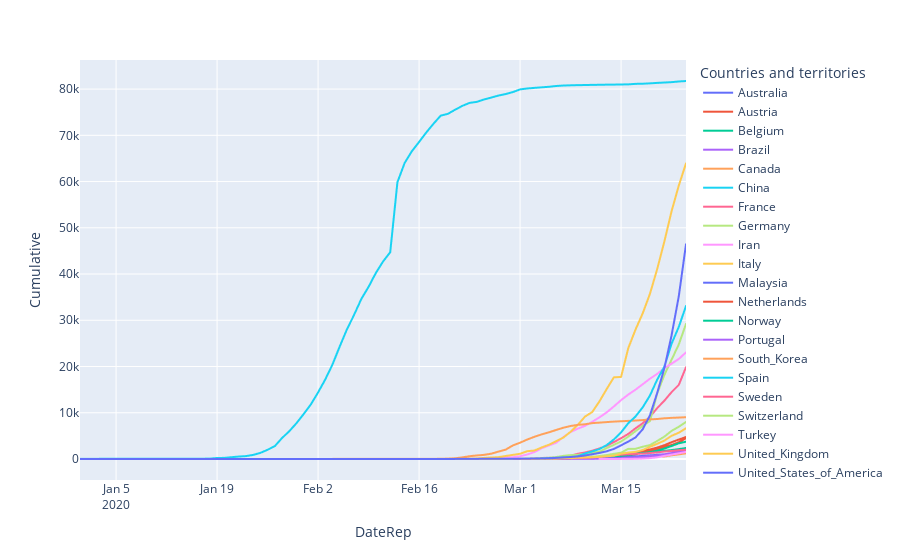
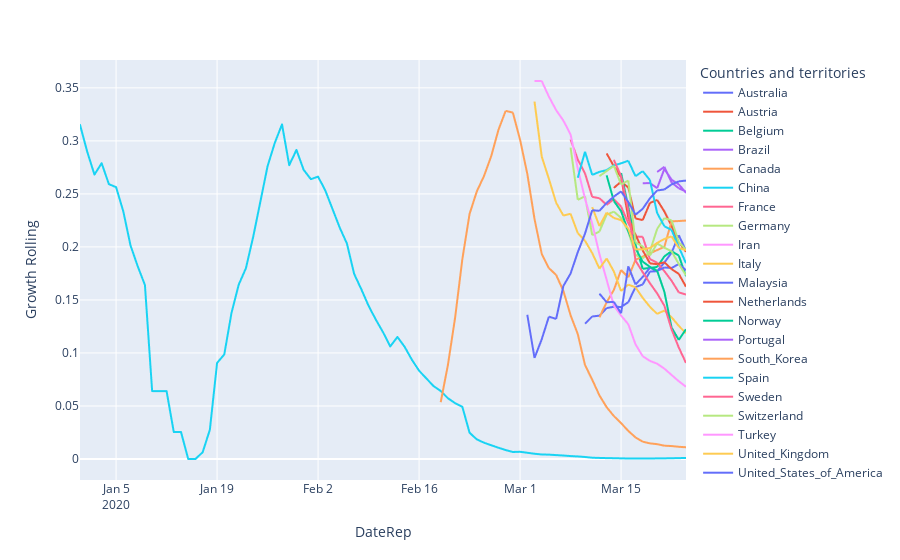

Notebook cell for these charts, in order:
### Code cell
corona_table = corona_table.sort_values(by=["Countries and territories", "DateRep"])

from collections import defaultdict
import numpy as np

country_partial_sum = defaultdict(int)
corona_table['Cumulative'] = corona_table.groupby(by=['Countries and territories'])['Cases'].cumsum()
corona_table['Growth'] = np.where( corona_table['Cumulative'] > 25, corona_table['Cases'].divide(corona_table['Cumulative']), float('nan'))
corona_table['Growth Rolling'] = corona_table['Growth'].rolling(10).mean()
fig = px.line(corona_table, x="DateRep", y="Cumulative", color="Countries and territories")
fig.show()
